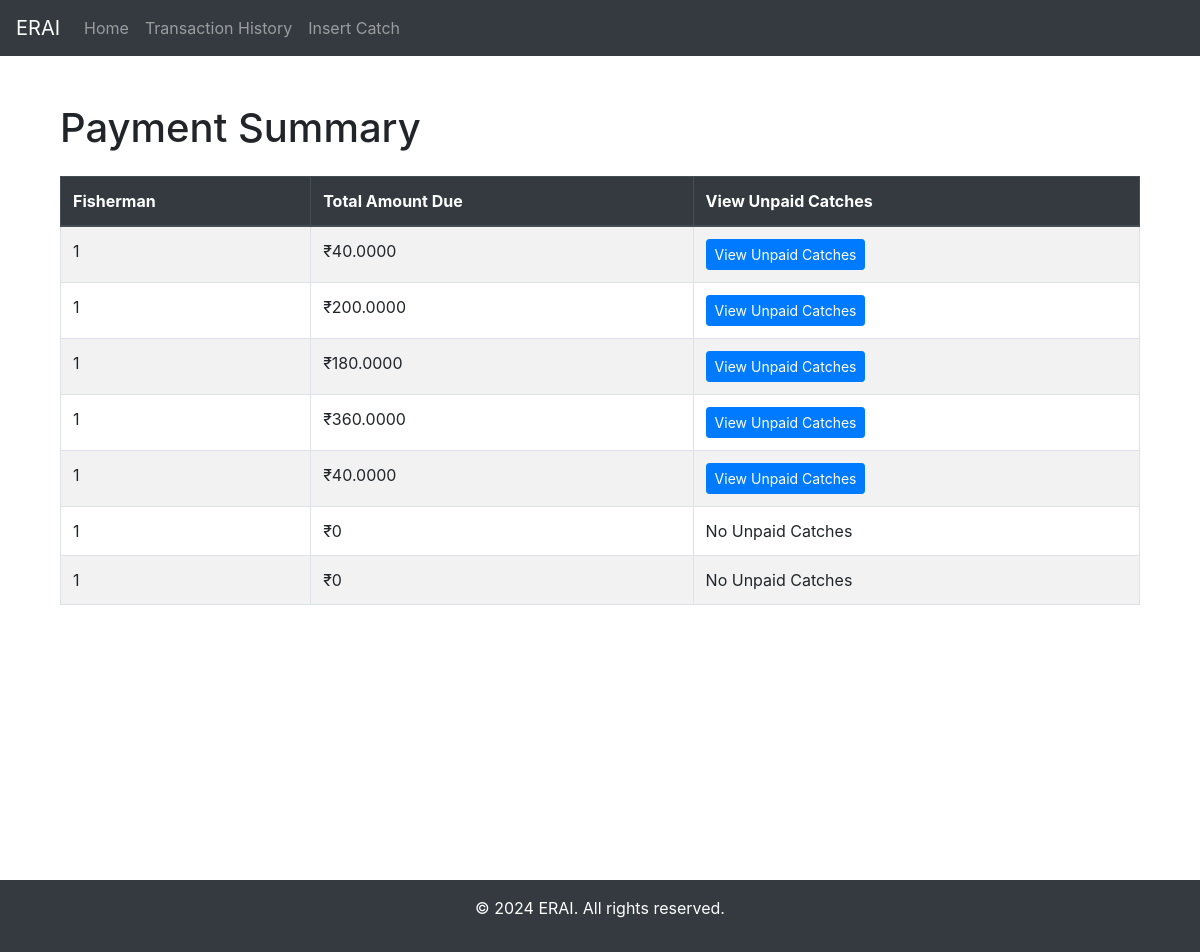
Before: /payment_summary/ with the older database file.
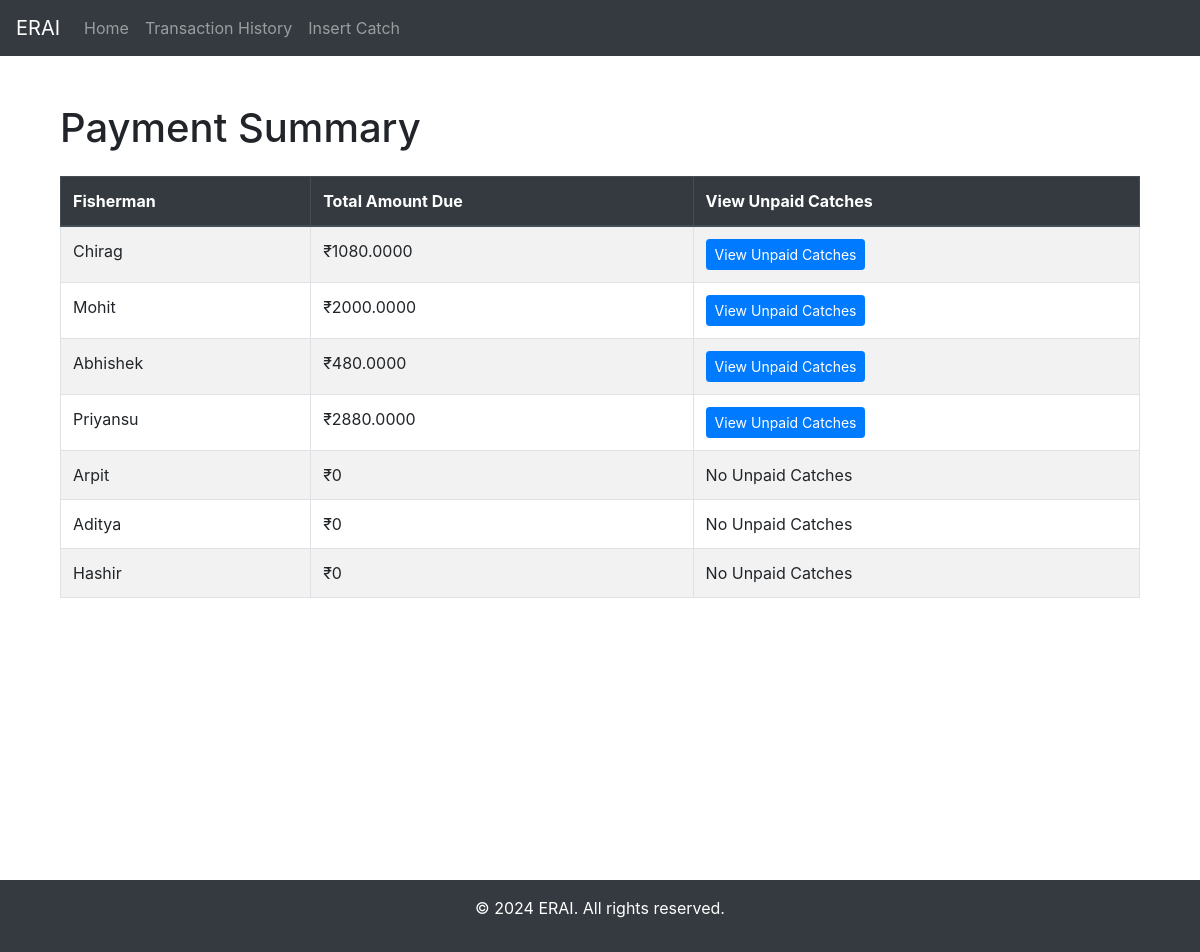
After: the same page with the newer database file.
### myApp/models.py (models this page shows, shortened)
class Fisherman(models.Model):
    name = models.CharField(max_length=255)
    phone_number = models.CharField(max_length=20)
    def calculate_total_due(self):
        return sum(catch.weight * catch.fish.price for catch in self.catch_set.filter(is_paid=False))
    @staticmethod
    def get_payment_summary():
        fishermen = Fisherman.objects.all()
        payment_summary = []
        for fisherman in fishermen:
            total_due = fisherman.calculate_total_due()
            payment_summary.append({
                'fisherman_id': fisherman.id,
                'name': fisherman.name,
                'total_due': total_due,
                'is_paid': total_due == 0
            })
        payment_summary.sort(key=lambda x: x['is_paid'])
        return payment_summary

### myApp/views.py (the view)
# urls.py: path("payment_summary/",payment_summary_view,name="payment_summary"),
def payment_summary_view(request):
    payment_summary = Fisherman.get_payment_summary()
    return render(request, 'payment_summary.html', {'payment_summary': payment_summary})

### myApp/templates/payment_summary.html (shortened to what this page needs)
{% extends 'base.html' %}
{% block content %}
<div class="container mt-4">
    <h1 class="mb-4">Payment Summary</h1>
    <table class="table table-striped table-bordered">
        <thead class="thead-dark">
            <tr>
                <th>Fisherman</th>
                <th>Total Amount Due</th>
                <th>View Unpaid Catches</th>
            </tr>
        </thead>
        <tbody>
            {% for entry in payment_summary %}
                <tr>
                    <td>{{ entry.name }}</td>
                    <td>₹{{ entry.total_due }}</td>
                    <td>
                        {% if entry.total_due > 0 %}
                            <a href="{% url 'unpaid_catches' entry.fisherman_id %}" class="btn btn-primary btn-sm">View Unpaid Catches</a>
                        {% else %}
                            <span>No Unpaid Catches</span>
                        {% endif %}
                    </td>
                </tr>
            {% endfor %}
        </tbody>
    </table>
</div>
{% endblock %}

Changed rows visible on the page:
now on this page (row edited): Fisherman: name "Chirag"
now on this page (row edited): Fisherman: name "Mohit"
now on this page (row edited): Fisherman: name "Abhishek"
now on this page (row edited): Fisherman: name "Priyansu"
added Fisherman: name "Arpit"
now on this page (row edited): Fisherman: name "Aditya"
now on this page (row edited): Fisherman: name "Hashir"
Other visible differences:
new list line: "₹ 1080.0000 View Unpaid Catches"
new list line: "₹ 2000.0000 View Unpaid Catches"
new list line: "₹ 480.0000 View Unpaid Catches"
new list line: "₹ 2880.0000 View Unpaid Catches"
new list line: "₹ 0 No Unpaid Catches"
list line gone: "1 ₹ 40.0000 View Unpaid Catches"
list line gone: "1 ₹ 200.0000 View Unpaid Catches"
list line gone: "1 ₹ 180.0000 View Unpaid Catches"
list line gone: "1 ₹ 360.0000 View Unpaid Catches"
list line gone: "1 ₹ 0 No Unpaid Catches"
